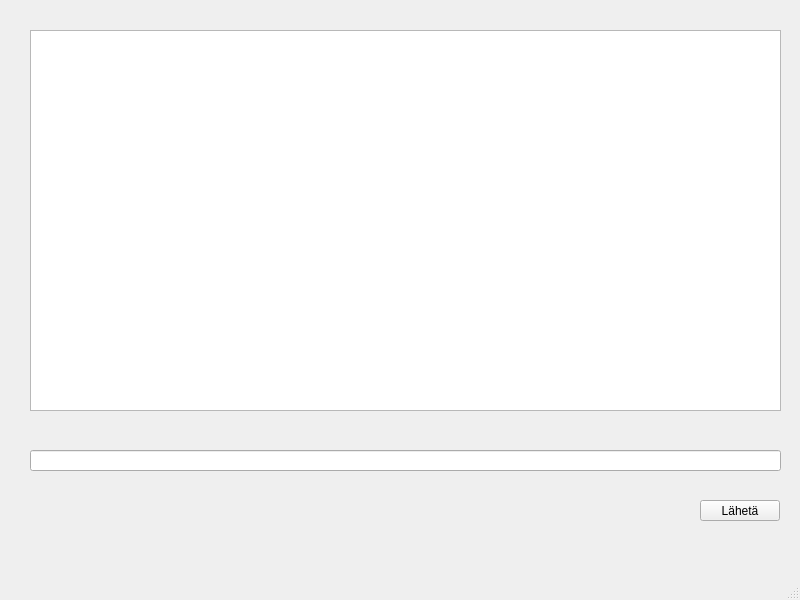
<?xml version="1.0" encoding="UTF-8"?>
<ui version="4.0">
 <class>MainWindow</class>
 <widget class="QMainWindow" name="MainWindow">
  <property name="geometry">
   <rect>
    <x>0</x>
    <y>0</y>
    <width>800</width>
    <height>600</height>
   </rect>
  </property>
  <property name="windowTitle">
   <string>MainWindow</string>
  </property>
  <widget class="QWidget" name="centralwidget">
   <widget class="QTextEdit" name="textEdit">
    <property name="geometry">
     <rect>
      <x>30</x>
      <y>30</y>
      <width>751</width>
      <height>381</height>
     </rect>
    </property>
   </widget>
   <widget class="QLineEdit" name="lineEdit">
    <property name="geometry">
     <rect>
      <x>30</x>
      <y>450</y>
      <width>751</width>
      <height>21</height>
     </rect>
    </property>
   </widget>
   <widget class="QPushButton" name="sendButton">
    <property name="geometry">
     <rect>
      <x>700</x>
      <y>500</y>
      <width>80</width>
      <height>21</height>
     </rect>
    </property>
    <property name="text">
     <string>Lähetä</string>
    </property>
   </widget>
  </widget>
  <widget class="QMenuBar" name="menubar">
   <property name="geometry">
    <rect>
     <x>0</x>
     <y>0</y>
     <width>800</width>
     <height>20</height>
    </rect>
   </property>
  </widget>
  <widget class="QStatusBar" name="statusbar"/>
 </widget>
 <resources/>
 <connections/>
</ui>
